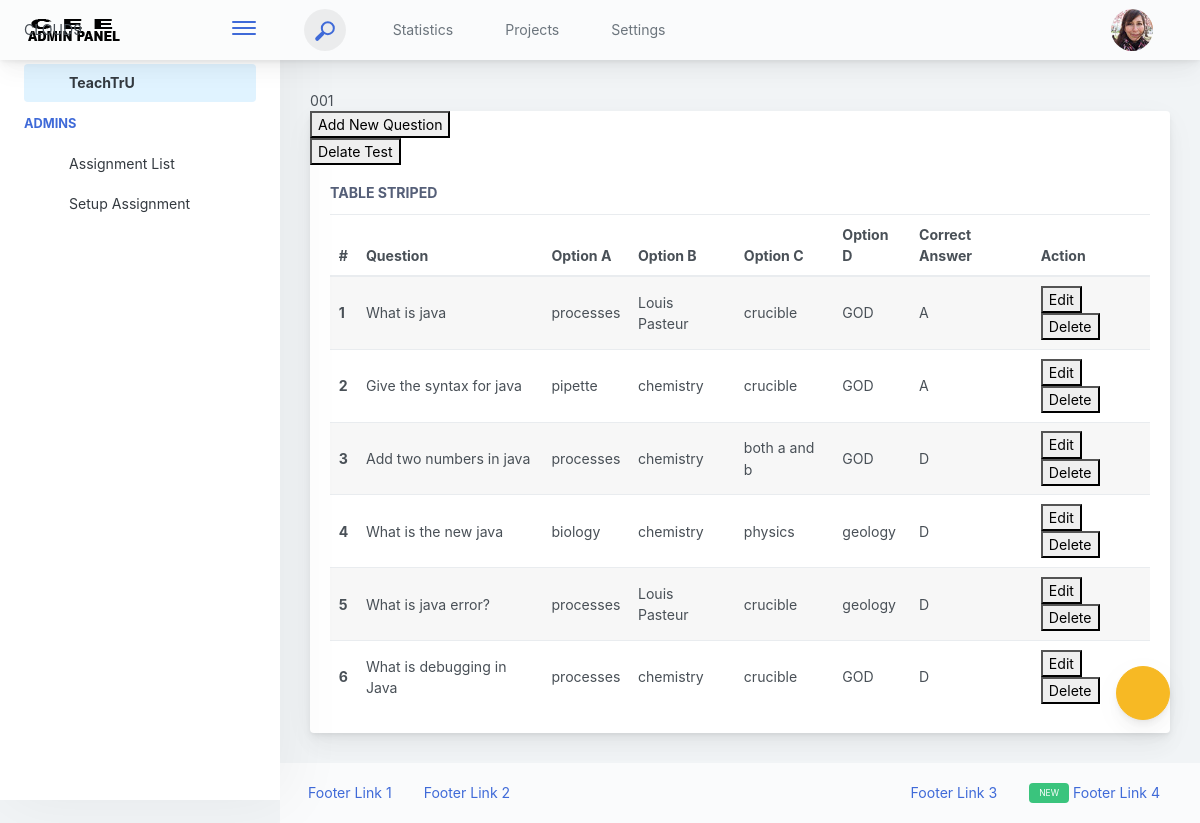
Screenshot of /Lecturer/dashboard.php?page=view_assignments&code=001 (signed in) with the database file from the repository.
### tables this page shows
CREATE TABLE `assignments` (
  `id` int(11) NOT NULL,
  `lecturer_id` varchar(250) NOT NULL,
  `course` varchar(250) NOT NULL,
  `code` varchar(250) NOT NULL,
  `question` varchar(250) NOT NULL,
  `optionA` varchar(250) NOT NULL,
  `optionB` varchar(250) NOT NULL,
  `optionC` varchar(250) NOT NULL,
  `optionD` varchar(250) NOT NULL,
  `answer` varchar(250) NOT NULL
);

### Lecturer/View_Assignment.php (the view, shortened to what this page needs)
<?php
$code = $_GET['code'];
include '../components/database_con.php';
$sql = "SELECT * FROM assignments WHERE lecturer_id='$lecturer_id' AND code='$code'";
$query = mysqli_query($dbcon, $sql);
echo $code;
?>
<!DOCTYPE html>
<html lang="en">
<head>
</head>
<body>
        <div class="main-card mb-3 card">
        <a href="dashboard.php?page=add_assignment&code=<?php echo $code; ?> "><button>Add New Question</button></a>
            <a href="Delatetest_process.php"><button>Delate Test</button></a>
            <div class="card-body"><h5 class="card-title">Table striped</h5>
                <table class="mb-0 table table-striped">
                    <thead>
                        <tr>
                            <th>#</th>
                            <th>Question</th>
                            <th>Option A</th>
                            <th>Option B</th>
                            <th>Option C</th>
                            <th>Option D</th>
                            <th>Correct Answer</th>
                            <th>Action</th>
                        </tr>
                    </thead>
                    <tbody>
                        <?php
                        while ($result = mysqli_fetch_assoc($query)) {
                            echo '
                                <tr>
                                    <th scope="row">' . $result["id"] . '</th>
                                    <td>' . $result["question"] . '</td>
                                    <td>' . $result["optionA"] . '</td>
                                    <td>' . $result["optionB"] . '</td>
                                    <td>' . $result["optionC"] . '</td>
                                    <td>' . $result["optionD"] . '</td>
                                    <td>' . $result["answer"] . '</td>
                                    <td>
                                        <a href="edit.php?id=' . $result["id"] . '"><button type="primary">Edit</button></a>
                                        <a href="delete.php?id=' . $result["id"] . '"><button type="danger">Delete</button></a>
                                    </td>
                                </tr>';
                        }
                        ?>
                    </tbody>
                </table>
            </div>
        </div>
</body>
</html>

### Lecturer/dashboard.php (shortened to what this page needs)
<?php
$lecturer_id=$_SESSION['id'];
?>
<!doctype html>
<html lang="en">
<head>
<link href="../css/main.css" rel="stylesheet">
<link rel="stylesheet" href="../Assets/fontawesome/css/all/css">
</head>
<body>
    <div class="app-container app-theme-white body-tabs-shadow fixed-sidebar fixed-header">
        <div class="app-header header-shadow">
            <div class="app-header__logo">
                <div class="logo-src">CLOUD9</div>
                <div class="header__pane ml-auto">
                    <div>
                        <button type="button" class="hamburger close-sidebar-btn hamburger--elastic" data-class="closed-sidebar">
                            <span class="hamburger-box">
                                <span class="hamburger-inner"></span>
                            </span>
                        </button>
                    </div>
                </div>
            </div>
                <div class="app-header__content">
                <div class="app-header-left">
                    <div class="search-wrapper">
                        <div class="input-holder">
                            <button class="search-icon"><span></span></button>
                        </div>
                    </div>
                    <ul class="header-menu nav">
                        <li class="nav-item">
                            <a href="javascript:void(0);" class="nav-link">
                                <i class="nav-link-icon fa fa-database"> </i>
                                Statistics
                            </a>
                        </li>
                        <li class="btn-group nav-item">
                            <a href="javascript:void(0);" class="nav-link">
                                <i class="nav-link-icon fa fa-edit"></i>
                                Projects
                            </a>
                        </li>
                        <li class="dropdown nav-item">
                            <a href="javascript:void(0);" class="nav-link">
                                <i class="nav-link-icon fa fa-cog"></i>
                                Settings
                            </a>
                        </li>
                    </ul>        </div>
                <div class="app-header-right">
                    <div class="header-btn-lg pr-0">
                        <div class="widget-content p-0">
                            <div class="widget-content-wrapper">
                                <div class="widget-content-left">
                                    <div class="btn-group">
                                        <a data-toggle="dropdown" aria-haspopup="true" aria-expanded="false" class="p-0 btn">
                                            <img width="42" class="rounded-circle" src="assets/images/avatars/1.jpg" alt="">
                                            <i class="fa fa-angle-down ml-2 opacity-8"></i>
                                        </a>
                                    </div>
                                </div>
                            </div>
                        </div>
                    </div>        </div>
            </div>
        </div>
         <div class="ui-theme-settings">
            <button type="button" id="TooltipDemo" class="btn-open-options btn btn-warning">
                <i class="fa fa-cog fa-w-16 fa-spin fa-2x"></i>
            </button>
        </div>
         <div class="app-main">
                <div class="app-sidebar sidebar-shadow">
                        <div class="scrollbar-sidebar">
                        <div class="app-sidebar__inner">
                            <ul class="vertical-nav-menu">
                                <li>
                                    <a href="index.html" class="mm-active">
                                        <i class="metismenu-icon pe-7s-rocket"></i>
                                        TeachTrU
                                    </a>
                                </li>
                                <li class="app-sidebar__heading">Admins</li>
                                <li>
                                    <a href="dashboard.php?page=assignments_list">
                                        <i class="metismenu-icon pe-7s-car"></i>
                                        Assignment List
                                        <i class="metismenu-state-icon pe-7s-angle-down caret-left"></i>
                                    </a>
                                </li>
                                <li>
                                    <a href="dashboard.php?page=setup_assignment">
                                        <i class="metismenu-icon pe-7s-car"></i>
                                        Setup Assignment
                                        <i class="metismenu-state-icon pe-7s-angle-down caret-left"></i>
                                    </a>
                                </li>
                                    </ul>
                        </div>
                    </div>
                </div>    <div class="app-main__outer">
                    <div class="app-main__inner">
                       <?php
                            @$page=  $_GET['page'];
                            if($page!="")
                            {
                            if($page=="view_assignments")
                            {
                                include('./View_Assignment.php');
                            }
                            }
                            else
                            {
                                include('./Home.php');
                            }
                       ?>
                    </div>
                    <div class="app-wrapper-footer">
                        <div class="app-footer">
                            <div class="app-footer__inner">
                                <div class="app-footer-left">
                                    <ul class="nav">
                                        <li class="nav-item">
                                            <a href="javascript:void(0);" class="nav-link">
                                                Footer Link 1
                                            </a>
                                        </li>
                                        <li class="nav-item">
                                            <a href="javascript:void(0);" class="nav-link">
                                                Footer Link 2
                                            </a>
                                        </li>
                                    </ul>
                                </div>
                                <div class="app-footer-right">
                                    <ul class="nav">
                                        <li class="nav-item">
                                            <a href="javascript:void(0);" class="nav-link">
                                                Footer Link 3
                                            </a>
                                        </li>
                                        <li class="nav-item">
                                            <a href="javascript:void(0);" class="nav-link">
                                                <div class="badge badge-success mr-1 ml-0">
                                                    <small>NEW</small>
                                                </div>
                                                Footer Link 4
                                            </a>
                                        </li>
                                    </ul>
                                </div>
                            </div>
                        </div>
                    </div>    </div>
        </div>
    </div>
</body>
</html>

### rows the page displays
assignments: id "1", question "What is java", optionA "processes", optionB "Louis Pasteur", optionC "crucible", optionD "GOD", answer "A"
assignments: id "2", question "Give the syntax for java", optionA "pipette", optionB "chemistry", optionC "crucible", optionD "GOD", answer "A"
assignments: id "3", question "Add two numbers in java", optionA "processes", optionB "chemistry", optionC "both a and b", optionD "GOD", answer "D"
assignments: id "4", question "What is the new java", optionA "biology", optionB "chemistry", optionC "physics", optionD "geology", answer "D"
assignments: id "5", question "What is java error?", optionA "processes", optionB "Louis Pasteur", optionC "crucible", optionD "geology", answer "D"
assignments: id "6", question "What is debugging in Java", optionA "processes", optionB "chemistry", optionC "crucible", optionD "GOD", answer "D"

### other values shown
$code "001"
